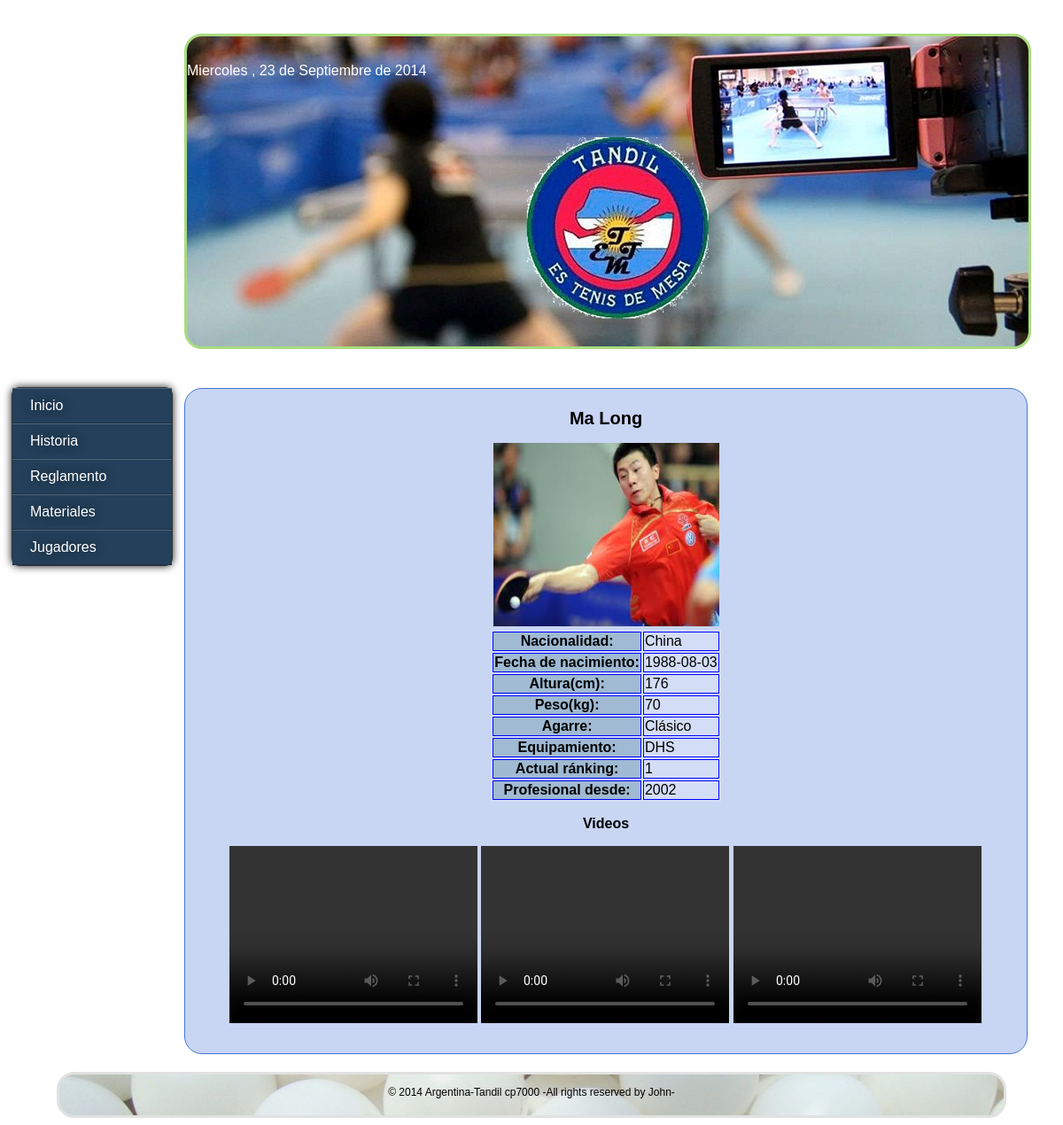
The app's page /jugador_generico.php?mensaje=1 with its own data.
### tables this page shows
CREATE TABLE `jugadores` (
  `id_jugador` int(11) NOT NULL AUTO_INCREMENT,
  `nombre` varchar(32) NOT NULL,
  PRIMARY KEY (`id_jugador`)
);

CREATE TABLE `imagenes` (
  `id_imagen` int(11) NOT NULL AUTO_INCREMENT,
  `id_jugador` int(11) NOT NULL,
  `ruta` varchar(80) NOT NULL,
  PRIMARY KEY (`id_imagen`),
  KEY `id_gral` (`id_jugador`)
);

CREATE TABLE `informacion_personal` (
  `id_info` int(11) NOT NULL AUTO_INCREMENT,
  `id_jugador` int(11) NOT NULL,
  `tipo_jugador` varchar(16) NOT NULL,
  `nacionalidad` varchar(16) NOT NULL,
  `fecha_nacimiento` date NOT NULL,
  `altura` varchar(6) NOT NULL,
  `peso` varchar(6) NOT NULL,
  `agarre` varchar(16) NOT NULL,
  `equipamiento` varchar(16) NOT NULL,
  `ranking` varchar(8) NOT NULL,
  `inicios` int(11) NOT NULL,
  PRIMARY KEY (`id_info`)
);

### jugador_generico.php (the view, shortened to what this page needs)
<?php
$host 	= "localhost";
$db	= "tetm";
$user	= "root";
$pass	= "";
$idMensaje = $_GET["mensaje"];
try{
$conn = new PDO("mysql:host=$host;dbname=$db",$user,$pass);
}
catch(PDOException $pe)
{
	die('Error de conexion, Mensaje: ' .$pe->getMessage());
}
?>
<?php
$sql = "SELECT nombre
  FROM jugadores
  WHERE (id_jugador = :id)";
$sql2 = "SELECT *
  FROM imagenes
  WHERE (id_jugador = :id)";
 $sql3 = "SELECT *
  FROM informacion_personal
  WHERE (id_jugador = :id)";
 $sql4 = "SELECT id_jugador,ruta
  FROM videos
  WHERE (id_jugador = :id)
  group by id_jugador,ruta ";
$q = $conn->prepare($sql);
$q->execute(array(':id'=>$idMensaje));
$q2 = $conn->prepare($sql2);
$q2->execute(array(':id'=>$idMensaje));
$q3 = $conn->prepare($sql3);
$q3->execute(array(':id'=>$idMensaje));
$q4 = $conn->prepare($sql4);
$q4->execute(array(':id'=>$idMensaje));
?>
<!DOCTYPE html>
<html>
<head>
	<link rel="stylesheet" type="text/css" href="css/estilotm.css"/>
</head>
<body>
	<header>
	</header>
	<nav>
			<ul id="contenedorMenu">
				<li><a href="home.php">Inicio</a></li>
				<li><a href="historia.php">Historia</a></li>
				<li><a href="reglamento.php">Reglamento</a></li>
				<li><a>Materiales</a>
				</li>
				<li><a>Jugadores</a>
				</li>
			</ul>
	</nav>
	<section class = "informacion">
			<?php
				$r = $q->fetch();
			?>
			<h1> <?= $r["nombre"]?> </h1>
			<?php
				$r1 = $q2->fetch();
			?>
			<center><img WIDTH=255 HEIGHT=207 src= "<?= $r1["ruta"] ?>" ></center>
				<?php
				$r2 = $q3->fetch();
			    ?>
			    <table>
		  				<tr>
					  		<th>Nacionalidad:
		  					<td><?= $r2["nacionalidad"]?>
		  				</tr>
		  				<tr>
		    				<th>Fecha de nacimiento:
		    			    <td><?= $r2["fecha_nacimiento"]?>
		    			</tr>
		    			<tr>
		    				<th>Altura(cm):
		    			    <td><?= $r2["altura"]?>
		    			</tr>
		    			<tr>
		    				<th>Peso(kg):
		    			    <td><?= $r2["peso"]?>
		    			</tr>
		    			<tr>
		    				<th>Agarre:
		    			    <td><?= $r2["agarre"]?>
		    			</tr>
		    			<tr>
		    				<th>Equipamiento:
		    			    <td><?= $r2["equipamiento"]?>
		    			</tr>
		    			<tr>
		    				<th>Actual r&aacutenking:
		    			    <td><?= $r2["ranking"]?>
		    			</tr>
		    			<tr>
		    				<th>Profesional desde:
		    			    <td><?= $r2["inicios"]?>
		    			</tr>
		 		</table>
                	<center><p><strong>Videos</strong></p></center>
					<?php
					  while($r3 = $q4->fetch()){
					?>
					<video width="280" height="200" src=" <?= $r3["ruta"]?>" controls></video>
                    <?php
							}
						?>
	</section>
<footer>
		<p>
			 &copy 2014 Argentina-Tandil cp7000 -All rights reserved by John-
		</p>
</footer>
</body>
</html>

### css/estilotm.css (style rules this page uses)
body { background-image: url('../images/estilo/fondo1.png'); background-size: 100%; background-repeat:no-repeat; background-attachment:fixed; font-size: 16px; font-family: sans-serif; }
header { width: 950px; height:240px; padding-top: 30px; padding-bottom: 80px; margin-top: 30px; margin-right: 200px; margin-left: 200px; background-image: url('../images/estilo/portada3.jpg'); background-repeat:no-repeat; background-position: 50% 100%; color: white; border: 3px solid #a9db80; border-radius: 20px; position: absolute; }
section.informacion { width: 850px; height: 100%; margin-top: -50px; margin-right:100px; margin-left:200px; margin-bottom: 20px; padding-left: 50px; padding-right: 50px; padding-top: 5px; padding-bottom: 30px; background: #C8D5F3; border: 1px solid #4577D4; border-radius: 20px; background-size: 100%; }
a { text-decoration:none; list-style:none; }
h1 { font-size: 20px; text-align: center; font-family: 'Lucida Sans-Unicode','Bitstram Vera Sans','Lucida Grande', Verdana,Helvetica; }
nav { margin-bottom: 0px; margin-left: 0px; margin-right: 0px; margin-top: 0px; padding-bottom: 50px; padding-left: 5px; padding-right: 5px; padding-top: 430px; }
#contenedorMenu { padding:0; list-style:none; width:180px; font-size:16px; border: 1px solid rgba(0,0,0,0.8); margin-top: -1px; box-shadow: 0 0 10px rgba(0,0,0,0.9); position: absolute; border-radius: 8px; }
#contenedorMenu li a { display: block; border-bottom: 1px solid rgba(0,0,0, 0.2); border-top: 1px solid rgba(255,255,255, 0.2); background:rgba(36,64,90,1); text-decoration:none; color:rgb(255,255,255); font-family: 'Lucida Sans-Unicode','Bitstram Vera Sans','Lucida Grande', Verdana,Helvetica; text-shadow: 0px 0px 12px rgba(0,0,0,0.5); padding:10px; padding-left:20px; }
table { position: relative; margin: auto ; background-color: rgba(255,255,255,.19); }
table th, td { border-radius: 0 20px 0 0 red; border: 1px solid blue; }
table th { background:rgba(108,151,176,0.5); }
footer { width: 90%; height:45px; padding-top: 1px; margin: auto; background-repeat:no-repeat; background-image: url('../images/estilo/pelotitas.jpg'); border: 3px solid #e1e1e1; border-radius: 20px; color: black; text-align: center; font-size: 12px; font-family: 'Lucida Sans-Unicode','Bitstram Vera Sans','Lucida Grande', Verdana,Helvetica; }

### records on screen
jugadores: nombre "Ma Long"
imagenes: ruta (picture)
informacion_personal: nacionalidad "China", fecha_nacimiento "1988-08-03", altura "176", peso "70", agarre "Clásico", equipamiento "DHS", ranking "1", inicios "2002"
